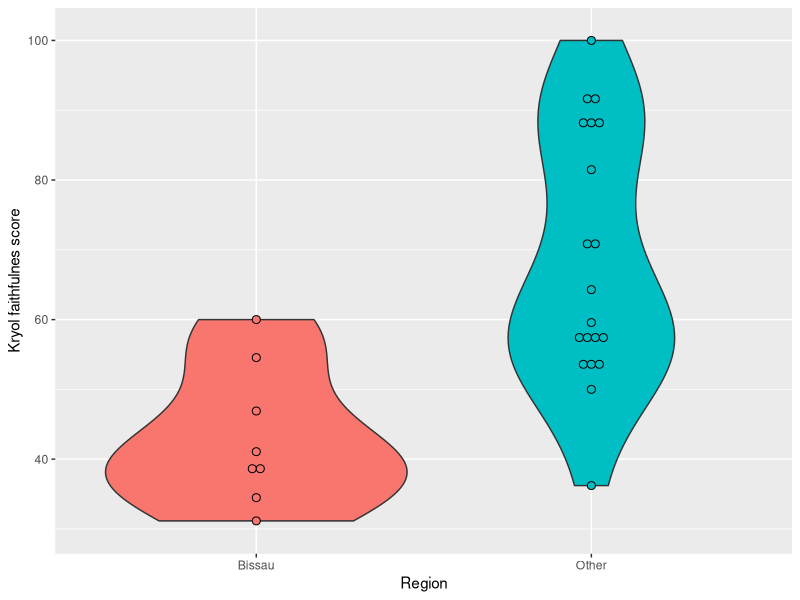
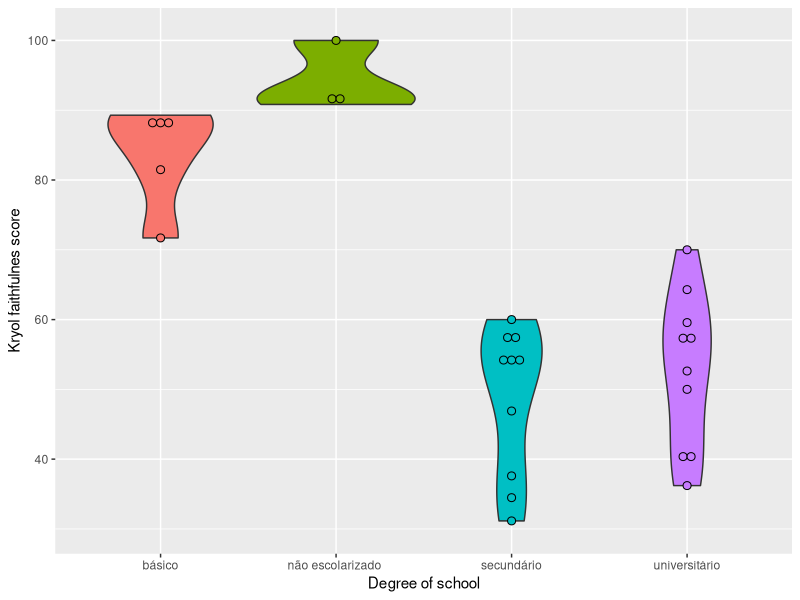
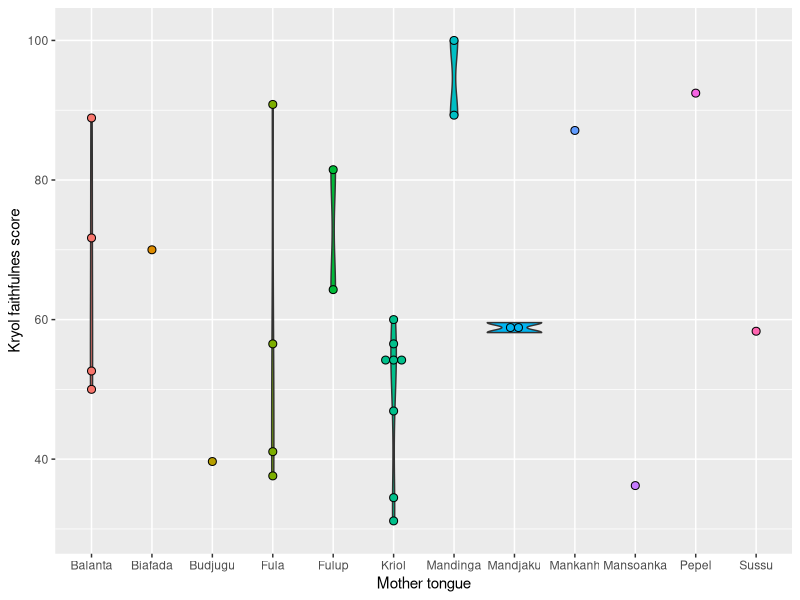
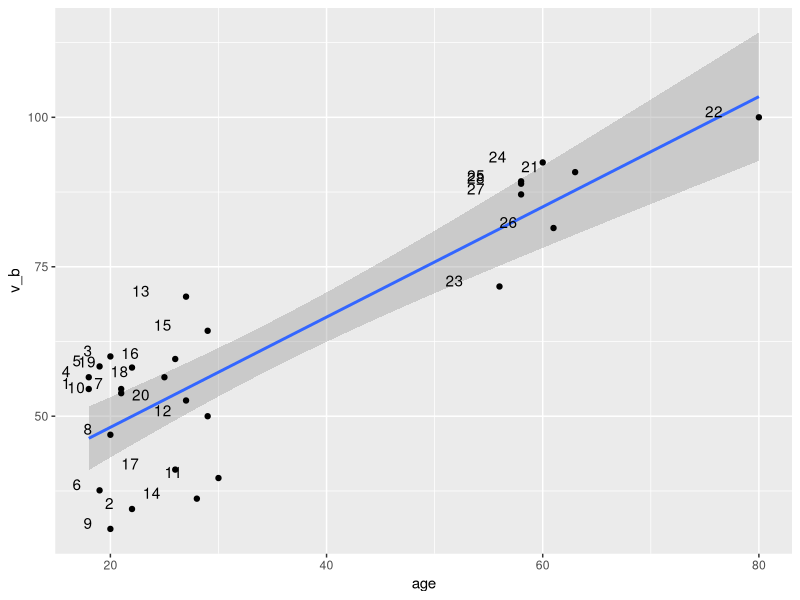
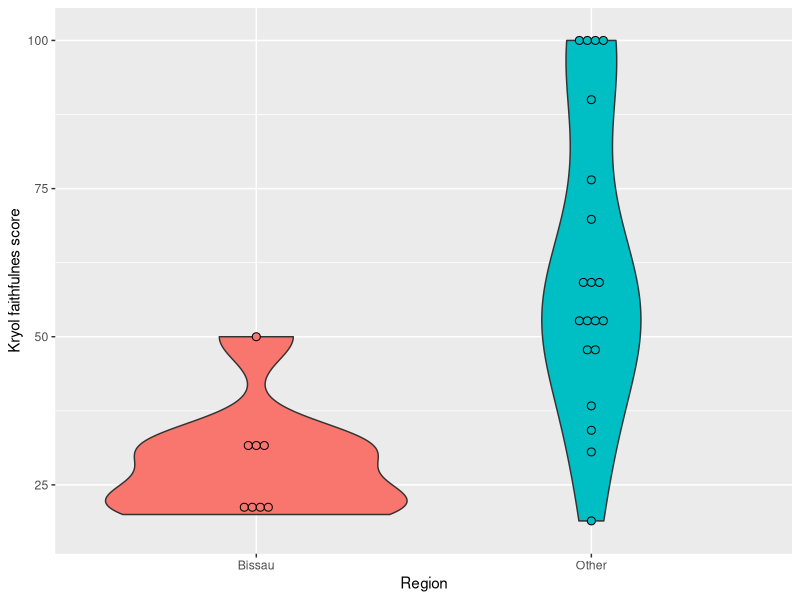
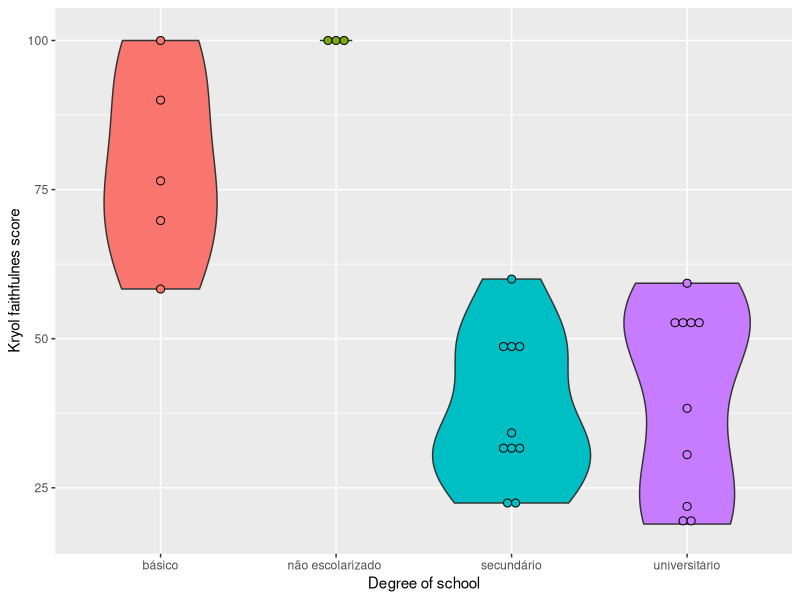
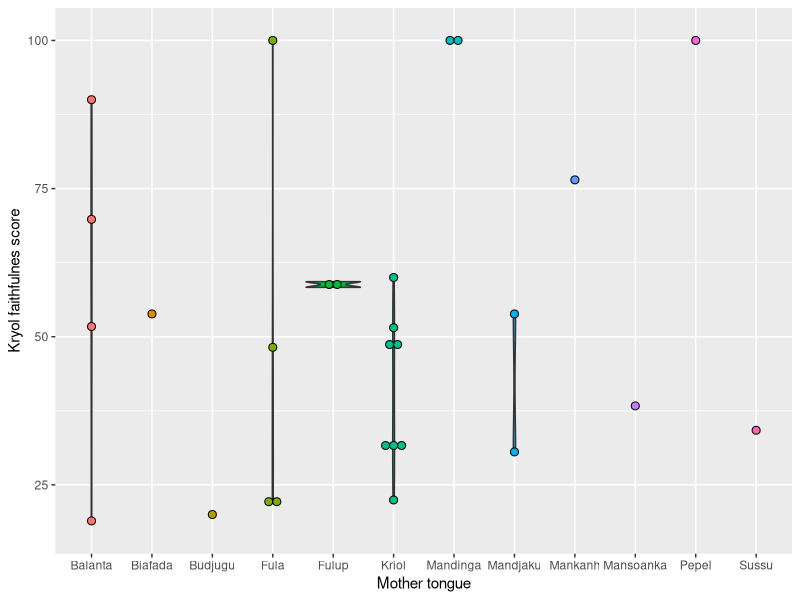
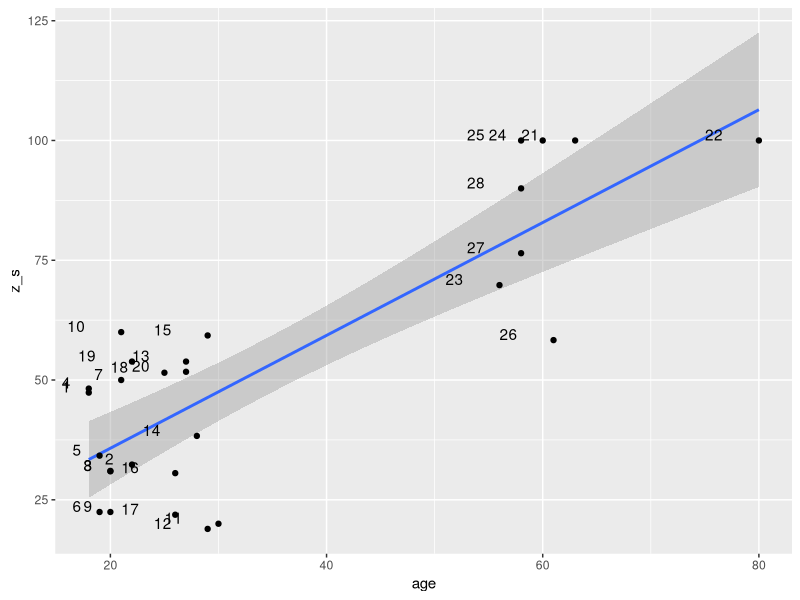

R code for these plots, in order:
## ---- chunk 1
library(tidyverse)

## ---- chunk 2
df <- read.csv("GuineaBissau_Ronaldo_full.csv")
## ---- chunk 3
ggplot(df, aes(x = place_simple, y = v_b, 
                             fill = place_simple)) +
  geom_smooth(method = "lm") +
  geom_violin() +
  geom_dotplot(binaxis = "y",
               stackdir = "center",
               dotsize = 0.5)  +
  theme(legend.position="none") +
  labs(y = "Kryol faithfulnes score", x = "Region")


ggplot(df, aes(x = school, y = v_b, 
               fill = school)) +
  geom_smooth(method = "lm") +
  geom_violin() +
  geom_dotplot(binaxis = "y",
               stackdir = "center",
               dotsize = 0.5)  +
  theme(legend.position="none") +
  labs(y = "Kryol faithfulnes score", x = "Degree of school")

ggplot(df, aes(x = mother_tongue, y = v_b, 
               fill = mother_tongue)) +
  geom_smooth(method = "lm") +
  geom_violin() +
  geom_dotplot(binaxis = "y",
               stackdir = "center",
               dotsize = 0.5)  +
  theme(legend.position="none") +
  labs(y = "Kryol faithfulnes score", x = "Mother tongue")

ggplot(df, aes(x = age, y = v_b, label = ID)) +
  geom_smooth(method = "lm") +
  geom_point()  +
  geom_text(aes(label=ID), hjust=3, vjust=0)
## ---- chunk 4

ggplot(df, aes(x = place_simple, y = z_s, 
               fill = place_simple)) +
  geom_smooth(method = "lm") +
  geom_violin() +
  geom_dotplot(binaxis = "y",
               stackdir = "center",
               dotsize = 0.5)  +
  theme(legend.position="none") +
  labs(y = "Kryol faithfulnes score", x = "Region")


ggplot(df, aes(x = school, y = z_s, 
               fill = school)) +
  geom_smooth(method = "lm") +
  geom_violin() +
  geom_dotplot(binaxis = "y",
               stackdir = "center",
               dotsize = 0.5)  +
  theme(legend.position="none") +
  labs(y = "Kryol faithfulnes score", x = "Degree of school")

ggplot(df, aes(x = mother_tongue, y = z_s, 
               fill = mother_tongue)) +
  geom_smooth(method = "lm") +
  geom_violin() +
  geom_dotplot(binaxis = "y",
               stackdir = "center",
               dotsize = 0.5)  +
  theme(legend.position="none") +
  labs(y = "Kryol faithfulnes score", x = "Mother tongue")

ggplot(df, aes(x = age, y = z_s, label = ID)) +
  geom_smooth(method = "lm") +
  geom_point()  +
  geom_text(aes(label=ID), hjust=3, vjust=0)
## ---- chunk 5


ggplot(df, aes(x = place_simple, y = palfricvoz_palafrvoz, 
               fill = place_simple)) +
  geom_smooth(method = "lm") +
  geom_violin() +
  geom_dotplot(binaxis = "y",
               stackdir = "center",
               dotsize = 0.5)  +
  theme(legend.position="none") +
  labs(y = "Kryol faithfulnes score", x = "Region")



ggplot(df, aes(x = school, y = palfricvoz_palafrvoz, 
               fill = school)) +
  geom_smooth(method = "lm") +
  geom_violin() +
  geom_dotplot(binaxis = "y",
               stackdir = "center",
               dotsize = 0.5)  +
  theme(legend.position="none") +
  labs(y = "Kryol faithfulnes score", x = "Degree of school")

ggplot(df, aes(x = mother_tongue, y = palfricvoz_palafrvoz, 
               fill = mother_tongue)) +
  geom_smooth(method = "lm") +
  geom_violin() +
  geom_dotplot(binaxis = "y",
               stackdir = "center",
               dotsize = 0.5)  +
  theme(legend.position="none") +
  labs(y = "Kryol faithfulnes score", x = "Mother tongue")

ggplot(df, aes(x = age, y = palfricvoz_palafrvoz, label = ID)) +
  geom_smooth(method = "lm") +
  geom_point()  +
  geom_text(aes(label=ID), hjust=3, vjust=0)
## ---- chunk 6

ggplot(df, aes(x = place_simple, y = palfricsur_palafrsur, 
               fill = place_simple)) +
  geom_smooth(method = "lm") +
  geom_violin() +
  geom_dotplot(binaxis = "y",
               stackdir = "center",
               dotsize = 0.5)  +
  theme(legend.position="none") +
  labs(y = "Kryol faithfulnes score", x = "Region")


ggplot(df, aes(x = school, y = palfricsur_palafrsur, 
               fill = school)) +
  geom_smooth(method = "lm") +
  geom_violin() +
  geom_dotplot(binaxis = "y",
               stackdir = "center",
               dotsize = 0.5)  +
  theme(legend.position="none") +
  labs(y = "Kryol faithfulnes score", x = "Degree of school")

ggplot(df, aes(x = mother_tongue, y = palfricsur_palafrsur, 
               fill = mother_tongue)) +
  geom_smooth(method = "lm") +
  geom_violin() +
  geom_dotplot(binaxis = "y",
               stackdir = "center",
               dotsize = 0.5)  +
  theme(legend.position="none") +
  labs(y = "Kryol faithfulnes score", x = "Mother tongue")

ggplot(df, aes(x = age, y = palfricsur_palafrsur, label = ID)) +
  geom_smooth(method = "lm") +
  geom_point()  +
  geom_text(aes(label=ID), hjust=3, vjust=0)

## ---- chunk 7

ggplot(df, aes(x = place_simple, y = pallat_palafrvoz, 
               fill = place_simple)) +
  geom_smooth(method = "lm") +
  geom_violin() +
  geom_dotplot(binaxis = "y",
               stackdir = "center",
               dotsize = 0.5)  +
  theme(legend.position="none") +
  labs(y = "Kryol faithfulnes score", x = "Region")


ggplot(df, aes(x = school, y = pallat_palafrvoz, 
               fill = school)) +
  geom_smooth(method = "lm") +
  geom_violin() +
  geom_dotplot(binaxis = "y",
               stackdir = "center",
               dotsize = 0.5)  +
  theme(legend.position="none") +
  labs(y = "Kryol faithfulnes score", x = "Degree of school")

ggplot(df, aes(x = mother_tongue, y = pallat_palafrvoz, 
               fill = mother_tongue)) +
  geom_smooth(method = "lm") +
  geom_violin() +
  geom_dotplot(binaxis = "y",
               stackdir = "center",
               dotsize = 0.5)  +
  theme(legend.position="none") +
  labs(y = "Kryol faithfulnes score", x = "Mother tongue")

ggplot(df, aes(x = age, y = pallat_palafrvoz, label = ID)) +
  geom_smooth(method = "lm") +
  geom_point()  +
  geom_text(aes(label=ID), hjust=3, vjust=0)

## ---- chunk 8

ggplot(df, aes(x = place_simple, y = palfricvoz_s, 
               fill = place_simple)) +
  geom_smooth(method = "lm") +
  geom_violin() +
  geom_dotplot(binaxis = "y",
               stackdir = "center",
               dotsize = 0.5)  +
  theme(legend.position="none") +
  labs(y = "Kryol faithfulnes score", x = "Region")


ggplot(df, aes(x = school, y = palfricvoz_s, 
               fill = school)) +
  geom_smooth(method = "lm") +
  geom_violin() +
  geom_dotplot(binaxis = "y",
               stackdir = "center",
               dotsize = 0.5)  +
  theme(legend.position="none") +
  labs(y = "Kryol faithfulnes score", x = "Degree of school")

ggplot(df, aes(x = mother_tongue, y = palfricvoz_s, 
               fill = mother_tongue)) +
  geom_smooth(method = "lm") +
  geom_violin() +
  geom_dotplot(binaxis = "y",
               stackdir = "center",
               dotsize = 0.5)  +
  theme(legend.position="none") +
  labs(y = "Kryol faithfulnes score", x = "Mother tongue")

ggplot(df, aes(x = age, y = palfricvoz_s, label = ID)) +
  geom_smooth(method = "lm") +
  geom_point()  +
  geom_text(aes(label=ID), hjust=3, vjust=0)

## ---- chunk 9
ggplot(df, aes(x = place_simple, y = palfricvoz_zero, 
               fill = place_simple)) +
  geom_smooth(method = "lm") +
  geom_violin() +
  geom_dotplot(binaxis = "y",
               stackdir = "center",
               dotsize = 0.5)  +
  theme(legend.position="none") +
  labs(y = "Kryol faithfulnes score", x = "Region")


ggplot(df, aes(x = school, y = palfricvoz_zero, 
               fill = school)) +
  geom_smooth(method = "lm") +
  geom_violin() +
  geom_dotplot(binaxis = "y",
               stackdir = "center",
               dotsize = 0.5)  +
  theme(legend.position="none") +
  labs(y = "Kryol faithfulnes score", x = "Degree of school")

ggplot(df, aes(x = mother_tongue, y = palfricvoz_zero, 
               fill = mother_tongue)) +
  geom_smooth(method = "lm") +
  geom_violin() +
  geom_dotplot(binaxis = "y",
               stackdir = "center",
               dotsize = 0.5)  +
  theme(legend.position="none") +
  labs(y = "Kryol faithfulnes score", x = "Mother tongue")

ggplot(df, aes(x = age, y = palfricvoz_zero, label = ID)) +
  geom_smooth(method = "lm") +
  geom_point()  +
  geom_text(aes(label=ID), hjust=3, vjust=0)

## ---- chunk 10
ggplot(df, aes(x = place_simple, y = palfricsur_s, 
               fill = place_simple)) +
  geom_smooth(method = "lm") +
  geom_violin() +
  geom_dotplot(binaxis = "y",
               stackdir = "center",
               dotsize = 0.5)  +
  theme(legend.position="none") +
  labs(y = "Kryol faithfulnes score", x = "Region")


ggplot(df, aes(x = school, y = palfricsur_s, 
               fill = school)) +
  geom_smooth(method = "lm") +
  geom_violin() +
  geom_dotplot(binaxis = "y",
               stackdir = "center",
               dotsize = 0.5)  +
  theme(legend.position="none") +
  labs(y = "Kryol faithfulnes score", x = "Degree of school")

ggplot(df, aes(x = mother_tongue, y = palfricsur_s, 
               fill = mother_tongue)) +
  geom_smooth(method = "lm") +
  geom_violin() +
  geom_dotplot(binaxis = "y",
               stackdir = "center",
               dotsize = 0.5)  +
  theme(legend.position="none") +
  labs(y = "Kryol faithfulnes score", x = "Mother tongue")

ggplot(df, aes(x = age, y = palfricsur_s, label = ID)) +
  geom_smooth(method = "lm") +
  geom_point()  +
  geom_text(aes(label=ID), hjust=3, vjust=0)

## ---- chunk 11

ggplot(df, aes(x = school, y = global, 
               fill = school)) +
  geom_smooth(method = "lm") +
  geom_violin() +
  geom_dotplot(binaxis = "y",
               stackdir = "center",
               dotsize = 0.5)  +
  theme(legend.position="none") +
  labs(y = "Kryol faithfulnes score", x = "Degree of school")

ggplot(df, aes(x = place_simple, y = global, 
               fill = place_simple)) +
  geom_smooth(method = "lm") +
  geom_violin() +
  geom_dotplot(binaxis = "y",
               stackdir = "center",
               dotsize = 0.5)  +
  theme(legend.position="none") +
  labs(y = "Kryol faithfulnes score", x = "Region")

ggplot(df, aes(x = sex, y = global, 
               fill = sex)) +
  geom_smooth(method = "lm") +
  geom_violin() +
  geom_dotplot(binaxis = "y",
               stackdir = "center",
               dotsize = 0.5)  +
  theme(legend.position="none") +
  labs(y = "Kryol faithfulnes score", x = "Sex")

ggplot(df, aes(x = variant, y = global, 
               fill = variant)) +
  geom_smooth(method = "lm") +
  geom_violin() +
  geom_dotplot(binaxis = "y",
               stackdir = "center",
               dotsize = 0.5)  +
  theme(legend.position="none") +
  labs(y = "Kryol faithfulnes score", x = "Variant")

ggplot(df, aes(x = mother_tongue, y = global, 
               fill = mother_tongue)) +
  geom_smooth(method = "lm") +
  geom_violin() +
  geom_dotplot(binaxis = "y",
               stackdir = "center",
               dotsize = 0.5)  +
  theme(legend.position="none") +
  labs(y = "Kryol faithfulnes score", x = "Mother tongue")


ggplot(df, aes(x = kryol_acquisition, y = global, 
               fill = kryol_acquisition)) +
  geom_smooth(method = "lm") +
  geom_violin() +
  geom_dotplot(binaxis = "y",
               stackdir = "center",
               dotsize = 0.5)  +
  theme(legend.position="none") +
  labs(y = "Kryol faithfulnes score", x = "Region")

ggplot(df, aes(x = age, y = global, label = ID)) +
  geom_smooth(method = "lm") +
  geom_point()  +
  geom_text(aes(label=ID), hjust=3, vjust=0)

ggplot(df, aes(x = age, y = global, label = ID, color=sex)) +
 geom_smooth(method = "lm") +
  geom_point()  +
  geom_text(aes(label=ID), hjust=3, vjust=0)

## ---- chunk 12

ggplot(df, aes(x = school, y = partial, 
               fill = school)) +
  geom_smooth(method = "lm") +
  geom_violin() +
  geom_dotplot(binaxis = "y",
               stackdir = "center",
               dotsize = 0.5)  +
  theme(legend.position="none") +
  labs(y = "Kryol faithfulnes score", x = "Degree of school")

ggplot(df, aes(x = place_simple, y = partial, 
               fill = place_simple)) +
  geom_smooth(method = "lm") +
  geom_violin() +
  geom_dotplot(binaxis = "y",
               stackdir = "center",
               dotsize = 0.5)  +
  theme(legend.position="none") +
  labs(y = "Kryol faithfulnes score", x = "Region")

ggplot(df, aes(x = sex, y = partial, 
               fill = sex)) +
  geom_smooth(method = "lm") +
  geom_violin() +
  geom_dotplot(binaxis = "y",
               stackdir = "center",
               dotsize = 0.5)  +
  theme(legend.position="none") +
  labs(y = "Kryol faithfulnes score", x = "Sex")

ggplot(df, aes(x = variant, y = partial, 
               fill = variant)) +
  geom_smooth(method = "lm") +
  geom_violin() +
  geom_dotplot(binaxis = "y",
               stackdir = "center",
               dotsize = 0.5)  +
  theme(legend.position="none") +
  labs(y = "Kryol faithfulnes score", x = "Variant")

ggplot(df, aes(x = mother_tongue, y = partial, 
               fill = mother_tongue)) +
  geom_smooth(method = "lm") +
  geom_violin() +
  geom_dotplot(binaxis = "y",
               stackdir = "center",
               dotsize = 0.5)  +
  theme(legend.position="none") +
  labs(y = "Kryol faithfulnes score", x = "Mother tongue")


ggplot(df, aes(x = kryol_acquisition, y = partial, 
               fill = kryol_acquisition)) +
  geom_smooth(method = "lm") +
  geom_violin() +
  geom_dotplot(binaxis = "y",
               stackdir = "center",
               dotsize = 0.5)  +
  theme(legend.position="none") +
  labs(y = "Kryol faithfulnes score", x = "Region")

ggplot(df, aes(x = age, y = partial, label = ID)) +
  geom_smooth(method = "lm") +
  geom_point()  +
  geom_text(aes(label=ID), hjust=3, vjust=0)

ggplot(df, aes(x = age, y = partial, label = ID, color=sex)) +
  geom_smooth(method = "lm") +
  geom_point()  +
  geom_text(aes(label=ID), hjust=3, vjust=0)

